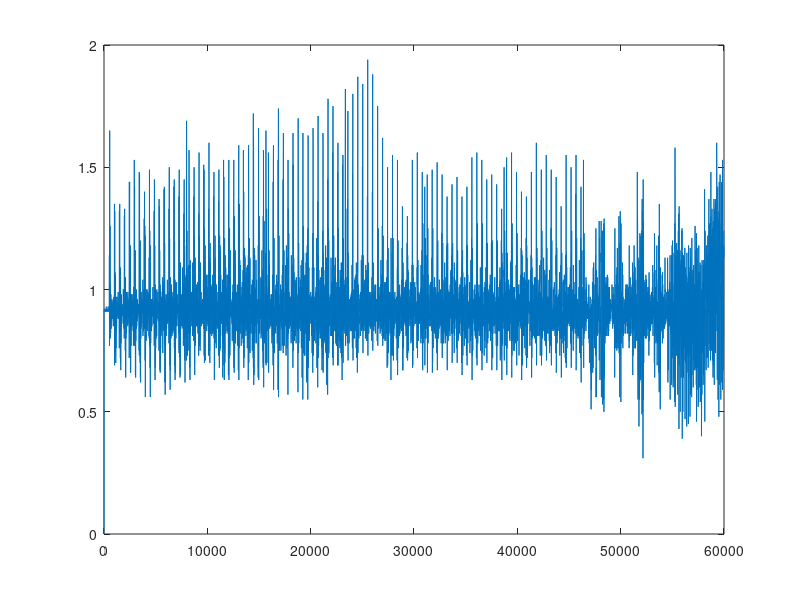
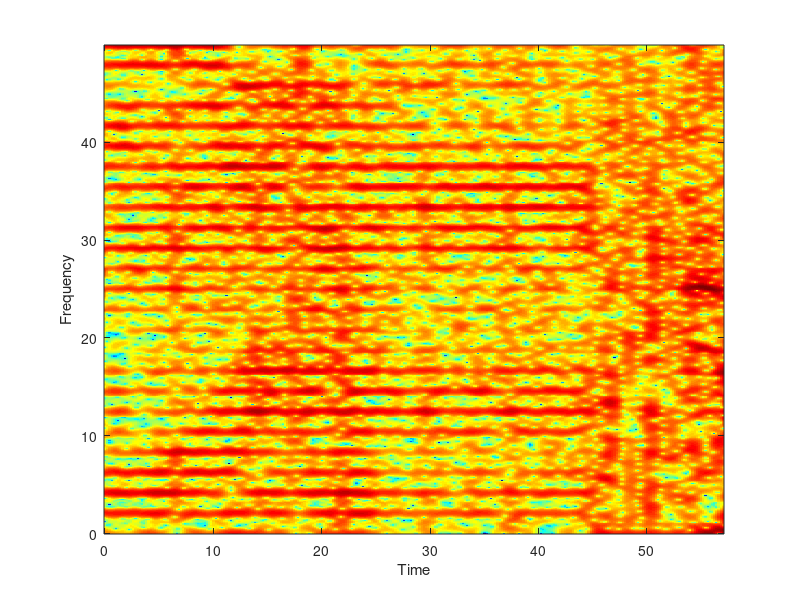

Source code (MATLAB) for these figures, in order:
pkg load signal

%%
% Import CSV file and plot timestamp vs acce_z
%%
csv_file = csvread('A1651796182317.csv');
timestamp = csv_file(:, 1);
acce_z = csv_file(:, 2);
figure;
plot(timestamp, acce_z)

%%
% Delete mean value
%%
%accez = (acce_z - mean(acce_z.*window)/mean(window)).*window;
acce_z_rmean = detrend(acce_z, 'constant');


%%
% Plot spectrogram
%%
fs = 100 % Sample rate in Hz
window = ceil(3 / (1 / fs)) % Window in samples
overlap = ceil(2.8 / (1 / fs)) % Overlap in samples

figure;
specgram(acce_z_rmean, 1024, fs, window, overlap)
colormap('jet')
